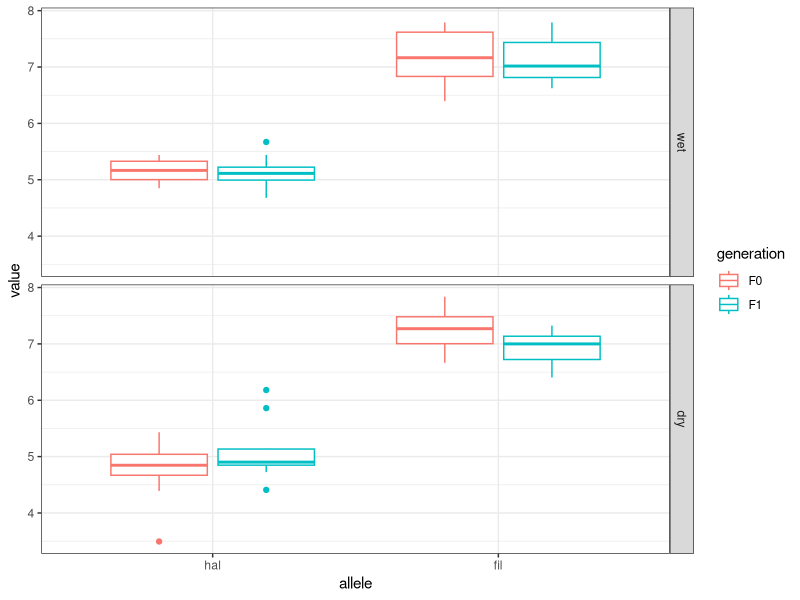
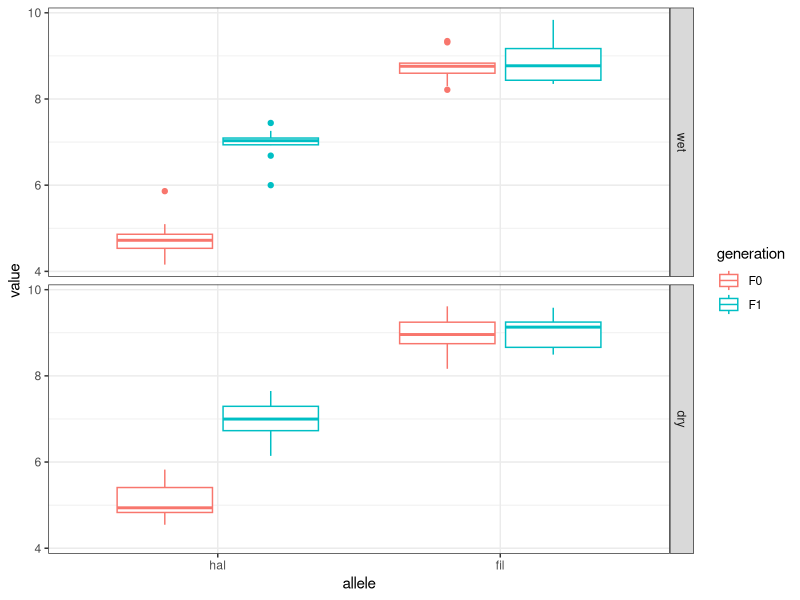
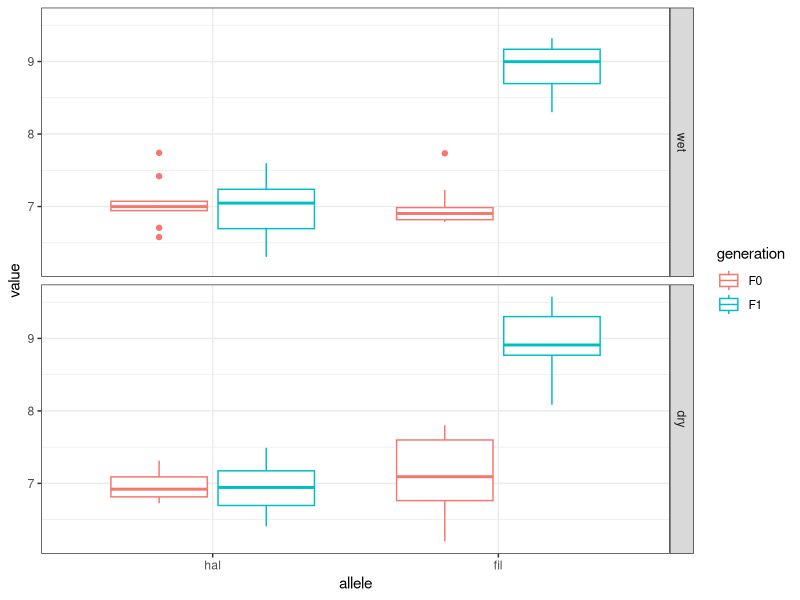
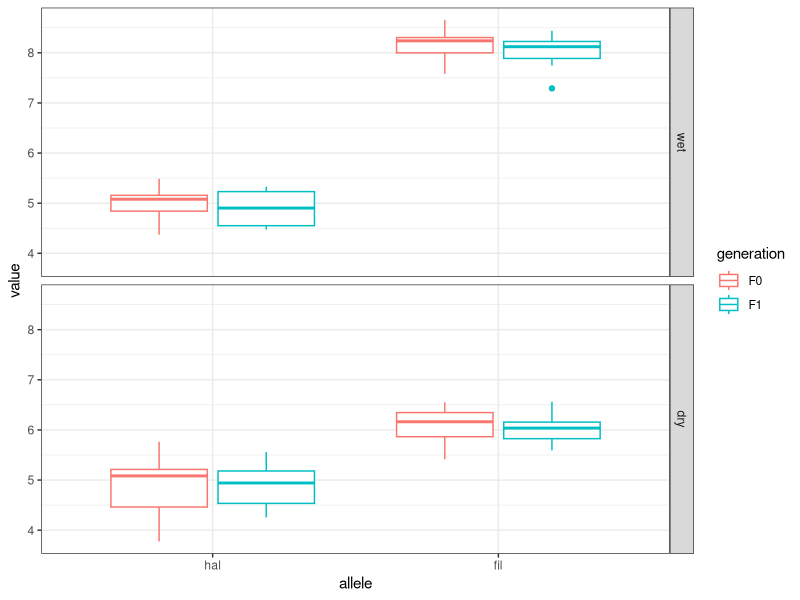
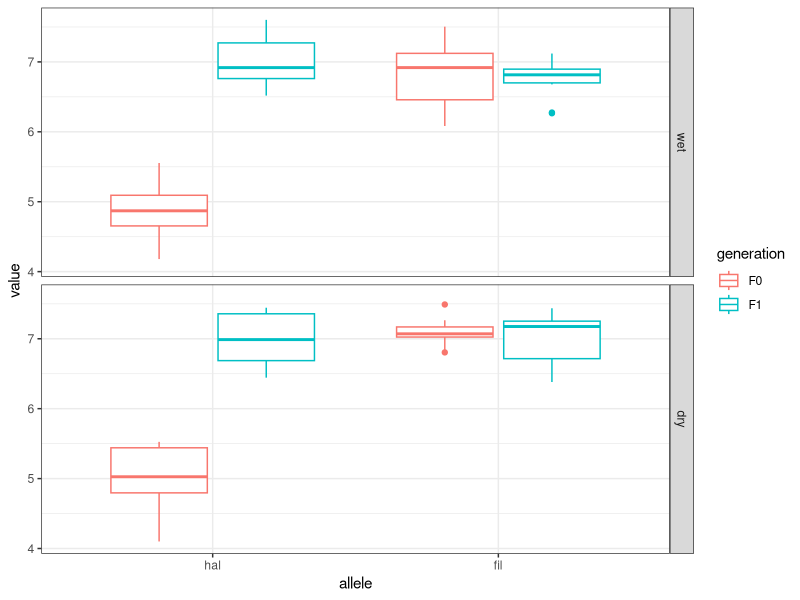
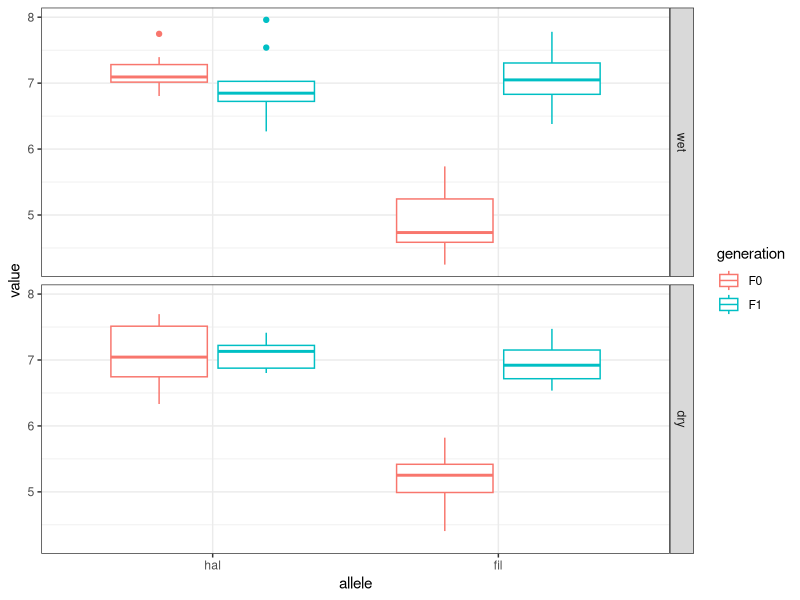
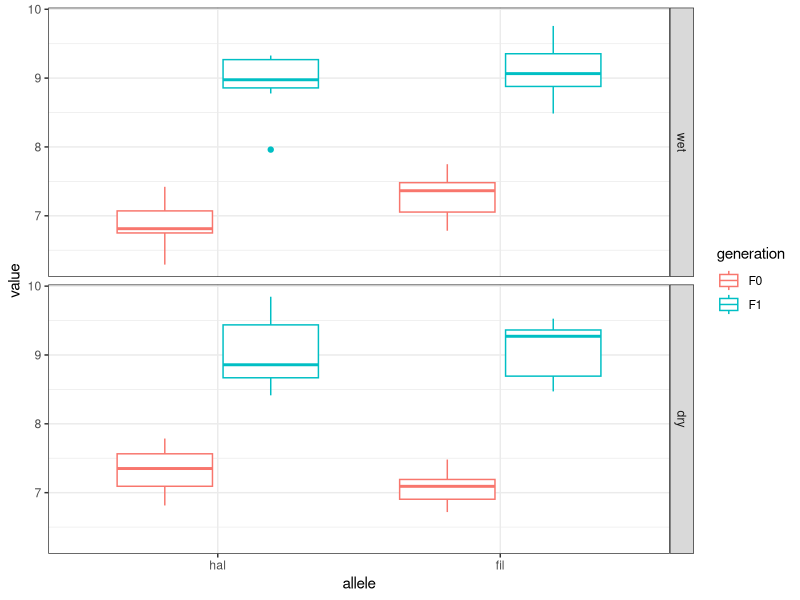
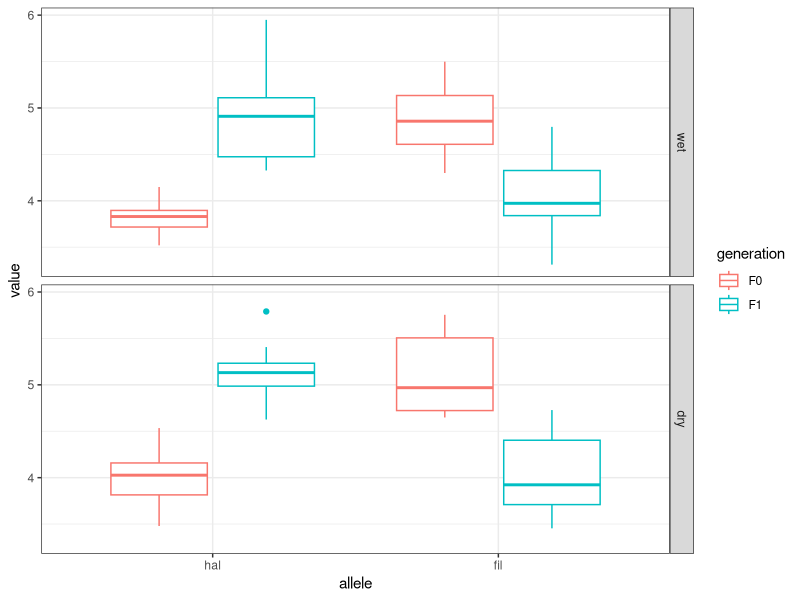

These figures' R source, in order:
#simulation of effects for cis trans test
#wts<-vector of weights indicating the effect size of the factors in each group
#nind<-number of individuals / group
#dis<-numeric indicator of dispersion around mean
#xbar<-intercept



sim.ct<-function(xbar=5, nind=80, sd.sim=.4, 
                 factors=list(allele=c("hal","fil"),generation=c("F0","F1"),treatment=c("wet","dry")),
                 model= "y~cis+trans.f+trans.h+trt+cis*trt + trans.f*trt + trans.h*trt",
                 wts=c(1,0,0,0,0,0,0), type="nbinom"){
  terms<-gsub(" ","",model); terms<-gsub("y~","",terms)
  terms<-unlist(strsplit(terms,"[+]"))
  model<-as.formula(model)                   
  grps<-expand.grid(factors)
  rownames(grps)<-paste(grps$allele, grps$generation, grps$treatment, sep=".")
  grps$effect<-0
  wts.fil.F0.wet<-c(1,1,0,1,1,1,0)
  wts.fil.F0.dry<-c(1,1,0,0,0,0,0)
  wts.hal.F0.wet<-c(0,0,1,1,0,0,1)
  wts.hal.F0.dry<-c(0,0,1,0,0,0,0)
  wts.fil.F1.wet<-c(1,1,1,1,1,1,1)
  wts.fil.F1.dry<-c(1,1,1,0,0,0,0)
  wts.hal.F1.wet<-c(0,1,1,1,0,1,1)
  wts.hal.F1.dry<-c(0,1,1,0,0,0,0)
  grps["fil.F0.wet","effect"]<-sum(wts*wts.fil.F0.wet)
  grps["hal.F0.wet","effect"]<-sum(wts*wts.hal.F0.wet)
  grps["fil.F1.wet","effect"]<-sum(wts*wts.fil.F1.wet)
  grps["hal.F1.wet","effect"]<-sum(wts*wts.hal.F1.wet)
  grps["fil.F0.dry","effect"]<-sum(wts*wts.fil.F0.dry)
  grps["hal.F0.dry","effect"]<-sum(wts*wts.hal.F0.dry)
  grps["fil.F1.dry","effect"]<-sum(wts*wts.fil.F1.dry)
  grps["hal.F1.dry","effect"]<-sum(wts*wts.hal.F1.dry)
  grps$means<-xbar+grps$effect
  ind.pergroup<-nind/dim(grps)[1]

  if(type=="normal"){
    for(i in 1:ind.pergroup){
      dat<-data.frame(rnorm(8,mean=grps$means,sd=sd.sim))
      colnames(dat)<-paste("ind",i,sep=".")
      grps<-cbind(grps,dat)
    }
  }else{
    for(i in 1:ind.pergroup){
      dat<-data.frame(rnegbin(8,mu=exp(grps$means),theta=exp(sd.sim)))
      colnames(dat)<-paste("ind",i,sep=".")
      grps<-cbind(grps,dat)
    }
  }
  library(reshape2)
  library(ggplot2)
  library(MASS)
  
  # Specify id.vars: the variables to keep but not split apart on
  grps.long<-melt(grps, id.vars=c("allele","generation","treatment","means","effect"))
  
  grps.long$cis<-grps.long$allele
  grps.long$trans.f<-ifelse(grps.long$generation == "F1" | grps.long$allele =="fil","trans.fil","not")
  grps.long$trans.h<-ifelse(grps.long$generation == "F1" | grps.long$allele =="hal","trans.hal","not")
  grps.long$treatment<-as.factor(grps.long$treatment)
  grps.long$trans.h<-as.factor(grps.long$trans.h)
  grps.long$trans.f<-as.factor(grps.long$trans.f)
  if(type=="normal"){
    glm.out<-lm(value~1+cis+trans.f+trans.h+cis*treatment+trans.f*treatment+trans.h*treatment, data=grps.long)
    print(summary(glm.out))
    print(ggplot(grps.long, aes(x=allele,y=value,color=generation))+
            geom_boxplot()+ facet_grid(treatment~.)+theme_bw()
    )
  }else{
    glm.out<-glm.nb(value~cis+trans.f+trans.h+cis*treatment+trans.f*treatment+trans.h*treatment, link="log", data=grps.long)
    print(summary(glm.out)$coefficients)
    print(ggplot(grps.long, aes(x=allele,y=value,color=generation))+
            geom_boxplot()+ facet_grid(treatment~.)+theme_bw()
    )
  }
  return(glm.out)
}
#cis effect only
test<-sim.ct(wts=c(2,0,0,0,0,0,0), nind=80, type="normal")
#cis and trans.f effect
test<-sim.ct(wts=c(2,2,0,0,0,0,0), nind=80, type="normal")
#cis and trans.h effect
test<-sim.ct(wts=c(2,0,2,0,0,0,0), nind=80, type="normal")
#cis and cis*trt int
test<-sim.ct(wts=c(1,0,0,0,2,0,0), nind=80, type="normal")
#trans.f only
test<-sim.ct(wts=c(0,2,0,0,0,0,0), nind=80, type="normal")
#trans.h only
test<-sim.ct(wts=c(0,0,2,0,0,0,0), nind=80, type="normal")
#both trans, no cis
test<-sim.ct(wts=c(0,2,2,0,0,0,0), nind=80, type="normal")
#trade off
test<-sim.ct(wts=c(-1,1,-1,0,0,0,0), nind=80, type="normal")
